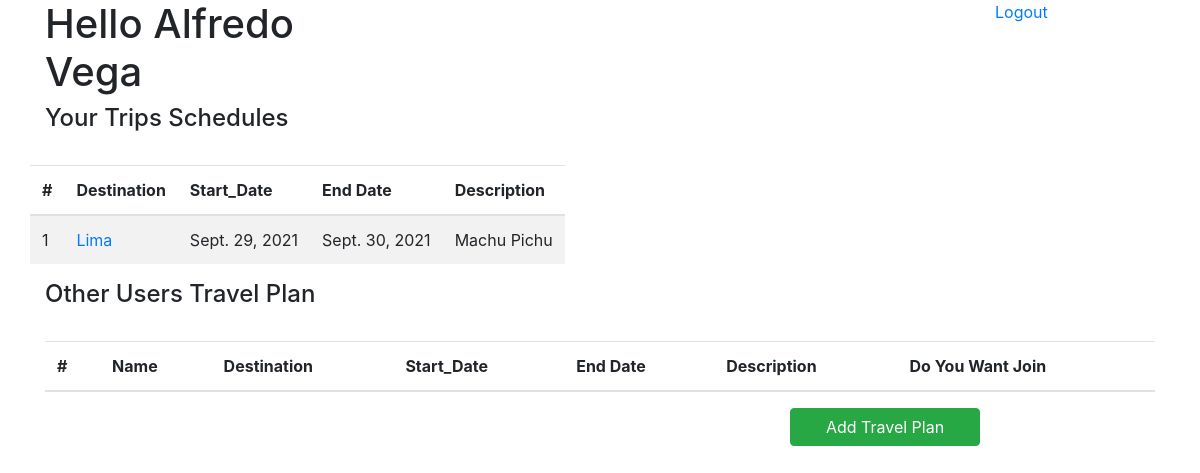
/travels (signed in), run on an earlier commit of the app's database.
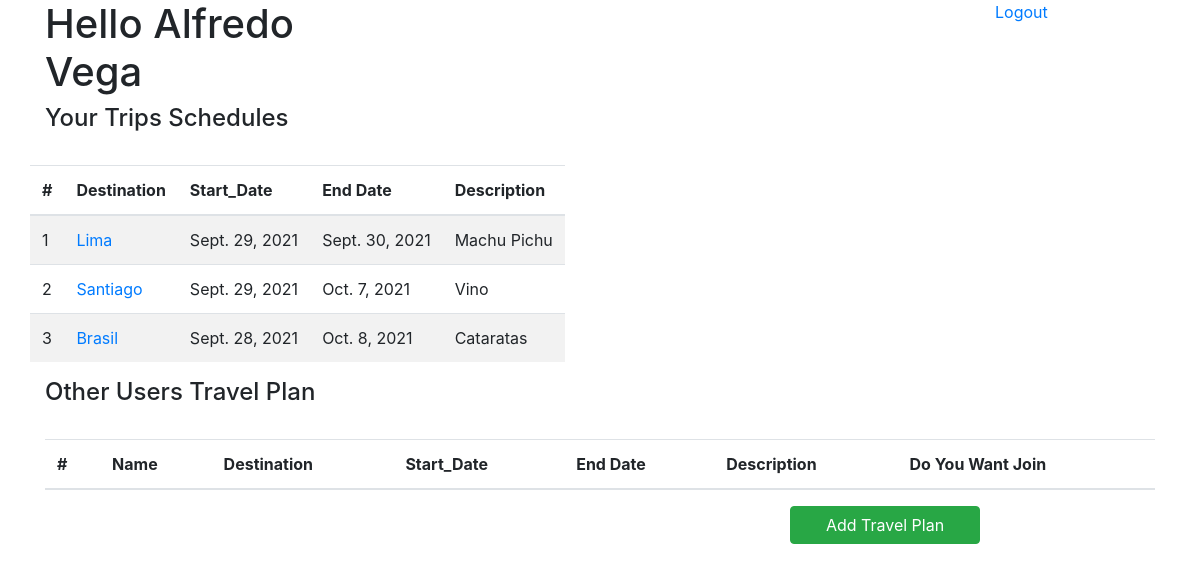
And on a later commit of the database.
### travels/models.py (models this page shows)
class Trip(models.Model):
    creator = models.ForeignKey(User, related_name="creator", on_delete=models.CASCADE)
    destination = models.CharField(max_length=40)
    description = models.CharField(max_length=200, default="")
    start_date = models.DateField()
    end_date = models.DateField()
    joined_user = models.ManyToManyField(User, related_name="join_users", blank=True, null=True)
    created_at = models.DateTimeField(auto_now_add=True)
    updated_at = models.DateTimeField(auto_now=True)
    objects = TripManager()

### travels/views.py (the view)
# urls.py: 2. Add a URL to urlpatterns:  path('', views.home, name='home')
def home(request):
    reg_user = User.objects.get(id=request.session['id'])
    trips = Trip.objects.filter(joined_user=User.objects.get(id=request.session['id']))
    other_trips = Trip.objects.exclude(joined_user=User.objects.get(id=request.session['id']))
    context={
        'trips':trips,
        'active_user': reg_user,
        'other_trips':other_trips,
    }
    return render(request,'home.html',context)

### travels/templates/home.html (shortened to what this page needs)
{% extends 'base.html' %}
{% block info %}
<div class="row">
        <h1 class="col-md-4">Hello {{active_user.name}}</h1>
        <a href="/logout" class="col-md-2 offset-md-6">Logout</a>
</div>
<h4>Your Trips Schedules</h4>
<br>
<div class="row">
    <div>
        <table class="table table-striped " id="data">
            <thead>
            <tr>
                <th scope="col">#</th>
                <th scope="col">Destination</th>
                <th scope="col">Start_Date</th>
                <th scope="col">End Date</th>
                <th scope="col">Description</th>
            </tr>
            </thead>
            <tbody>
                {% for trip in trips%}
                    <tr>
                        <td scope="row">{{ trip.id }}</td>
                        <td><a href="{% url 'destination_id' trip.id %}">{{trip.destination}}</a></td>
                        <td>{{trip.start_date}}</td>
                        <td>{{trip.end_date}}</td>
                        <td>{{trip.description}}</td>
                    </tr>
                {% endfor %}
            </tbody>
        </table>
    </div>
    <br>
</div>
    <h4>Other Users Travel Plan</h4>
    <br>
    <div>
        <table class="table table-striped " id="data">
            <thead>
            <tr>
                <th scope="col">#</th>
                <th scope="col">Name</th>
                <th scope="col">Destination</th>
                <th scope="col">Start_Date</th>
                <th scope="col">End Date</th>
                <th scope="col">Description</th>
                <th scope="col">Do You Want Join</th>
            </tr>
            </thead>
        </table>
    </div>
<div class="row">
    <a href="{% url 'destination_add'%}" class="btn btn-success col-md-2 offset-8">Add Travel Plan</a>
</div>
{% endblock %}

What changed in the data, as far as the page shows it:
added Trip: id "2", destination "Santiago", start_date "Sept. 29, 2021", end_date "Oct. 7, 2021", description "Vino"
added Trip: id "3", destination "Brasil", start_date "Sept. 28, 2021", end_date "Oct. 8, 2021", description "Cataratas"
